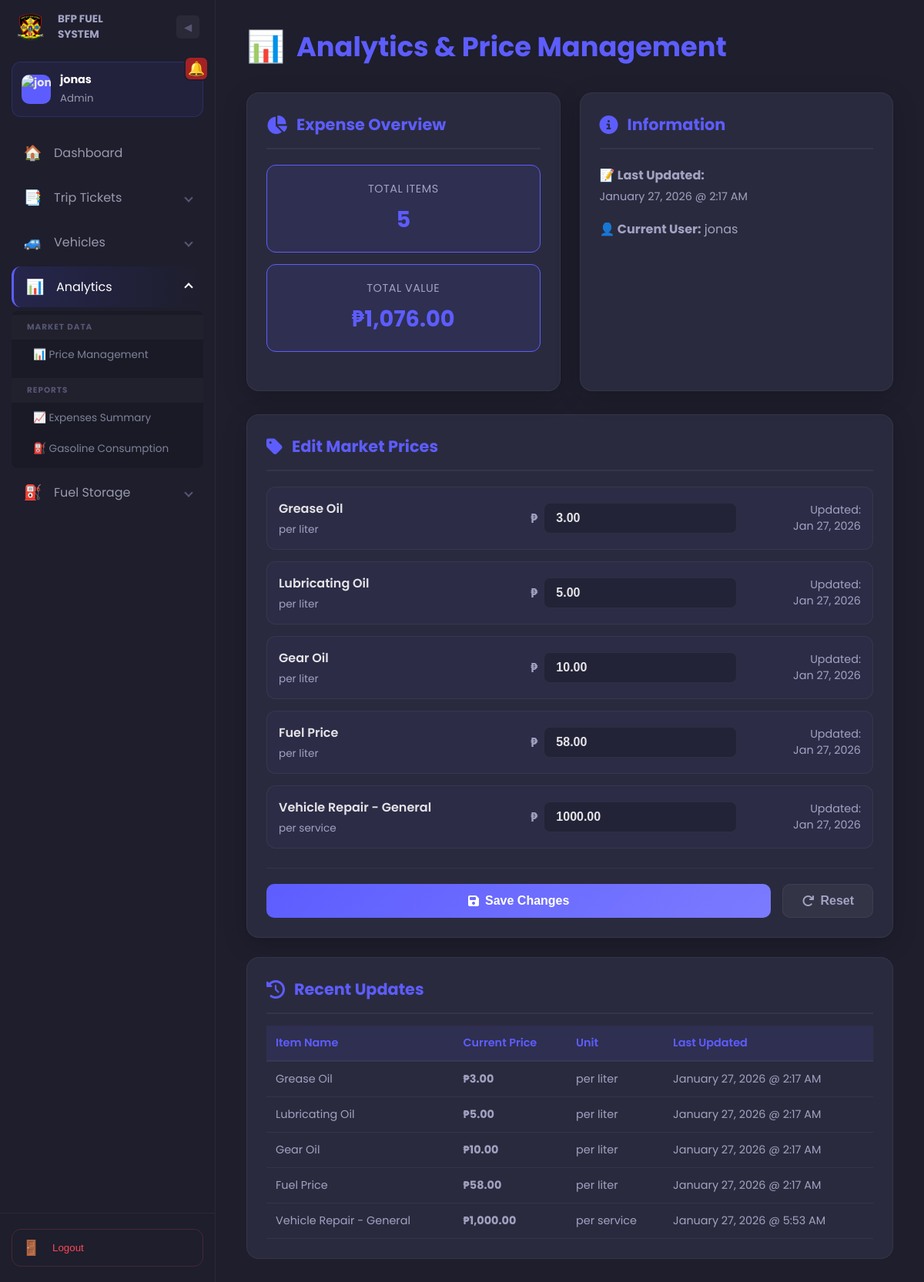
Screenshot of /Analytics_data.php (signed in) with the database file from the repository.
### tables this page shows
CREATE TABLE `price_data` (
  `id` int(11) NOT NULL,
  `item_name` varchar(100) NOT NULL,
  `price` decimal(10,2) NOT NULL,
  `unit` varchar(50) DEFAULT 'per unit',
  `last_updated` timestamp NOT NULL DEFAULT current_timestamp() ON UPDATE current_timestamp(),
  `updated_by` int(11) DEFAULT NULL
);

### Analytics_data.php (the view, shortened to what this page needs)
<?php
require_once 'db_connect.php';
$createTableSQL = "
CREATE TABLE IF NOT EXISTS price_data (
    id INT PRIMARY KEY AUTO_INCREMENT,
    item_name VARCHAR(100) NOT NULL UNIQUE,
    price DECIMAL(10, 2) NOT NULL,
    unit VARCHAR(50) DEFAULT 'per unit',
    last_updated TIMESTAMP DEFAULT CURRENT_TIMESTAMP ON UPDATE CURRENT_TIMESTAMP,
    updated_by INT,
    FOREIGN KEY (updated_by) REFERENCES users(id)
)
";
try {
    $pdo->exec($createTableSQL);
} catch (Exception $e) {
}
try {
    $pricesSQL = "SELECT * FROM price_data ORDER BY id ASC";
    $pricesStmt = $pdo->prepare($pricesSQL);
    $pricesStmt->execute();
    $prices = $pricesStmt->fetchAll(PDO::FETCH_ASSOC);
} catch (Exception $e) {
    $prices = [];
}
$totalExpenses = 0;
foreach ($prices as $item) {
    $totalExpenses += $item['price'];
}
?>
<!DOCTYPE html>
<html lang="en">
<head>
    <link rel="stylesheet" href="https://cdnjs.cloudflare.com/ajax/libs/font-awesome/6.4.0/css/all.min.css"/>
</head>
<body>
<div class="wrapper">
    <?php include("Components/sidebar.php"); ?>
    <main>
        <div class="container">
            <div class="page-header">
                <div class="page-title">
                    <span class="icon">📊</span>
                    <h1>Analytics & Price Management</h1>
                </div>
            </div>
            <form method="POST" id="pricesForm">
                <div class="content-grid">
                    <div class="card">
                        <div class="card-title">
                            <i class="fas fa-chart-pie"></i>
                            Expense Overview
                        </div>
                        <div class="stats-grid">
                            <div class="stat-box">
                                <div class="stat-label">Total Items</div>
                                <div class="stat-value"><?php echo count($prices); ?></div>
                            </div>
                            <div class="stat-box">
                                <div class="stat-label">Total Value</div>
                                <div class="stat-value">₱<?php echo number_format($totalExpenses, 2); ?></div>
                            </div>
                        </div>
                    </div>
                    <div class="card">
                        <div class="card-title">
                            <i class="fas fa-info-circle"></i>
                            Information
                        </div>
                        <div style="color: var(--text-secondary); line-height: 1.8;">
                            <p><strong>📝 Last Updated:</strong></p>
                            <p style="font-size: 0.9rem; margin-bottom: 15px;">
                                <?php
                                $lastUpdated = $prices[0]['last_updated'] ?? null;
                                echo $lastUpdated ? date('F d, Y @ g:i A', strtotime($lastUpdated)) : 'Never';
                                ?>
                            </p>
                            <p><strong>👤 Current User:</strong> <?php
                                $firstName = isset($_SESSION['first_name']) ? htmlspecialchars($_SESSION['first_name']) : '';
                                $lastName = isset($_SESSION['last_name']) ? htmlspecialchars($_SESSION['last_name']) : '';
                                $displayName = trim($firstName . ' ' . $lastName);
                                echo !empty($displayName) ? $displayName : htmlspecialchars($_SESSION['username'] ?? 'Unknown User');
                            ?></p>
                        </div>
                    </div>
                </div>
                <div class="card">
                    <div class="card-title">
                        <i class="fas fa-tag"></i>
                        Edit Market Prices
                    </div>
                    <?php if (!empty($prices)): ?>
                        <div class="price-list">
                            <?php foreach ($prices as $price): ?>
                                <div class="price-item">
                                    <div class="price-item-label">
                                        <span class="name"><?php echo htmlspecialchars($price['item_name']); ?></span>
                                        <span class="unit"><?php echo htmlspecialchars($price['unit']); ?></span>
                                    </div>
                                    <div class="price-input-group">
                                        <span class="price-currency">₱</span>
                                        <input
                                            type="number"
                                            name="price_<?php echo $price['id']; ?>"
                                            class="price-input"
                                            value="<?php echo number_format($price['price'], 2, '.', ''); ?>"
                                            step="0.01"
                                            min="0"
                                            placeholder="0.00"
                                        >
                                    </div>
                                    <div style="text-align: right; color: var(--text-secondary); font-size: 0.9rem;">
                                        Updated:<br><?php echo date('M d, Y', strtotime($price['last_updated'])); ?>
                                    </div>
                                </div>
                            <?php endforeach; ?>
                        </div>
                        <div class="form-actions">
                            <button type="submit" name="update_prices" class="btn btn-primary">
                                <i class="fas fa-save"></i> Save Changes
                            </button>
                            <button type="reset" class="btn btn-reset">
                                <i class="fas fa-redo"></i> Reset
                            </button>
                        </div>
                    <?php endif; ?>
                </div>
            </form>
            <div class="history-section">
                <div class="card-title" style="margin-bottom: 15px;">
                    <i class="fas fa-history"></i>
                    Recent Updates
                </div>
                <div style="overflow-x: auto;">
                    <table class="history-table">
                        <thead>
                            <tr>
                                <th>Item Name</th>
                                <th>Current Price</th>
                                <th>Unit</th>
                                <th>Last Updated</th>
                            </tr>
                        </thead>
                        <tbody>
                            <?php if (!empty($prices)): ?>
                                <?php foreach ($prices as $price): ?>
                                    <tr>
                                        <td><?php echo htmlspecialchars($price['item_name']); ?></td>
                                        <td><strong>₱<?php echo number_format($price['price'], 2); ?></strong></td>
                                        <td><?php echo htmlspecialchars($price['unit']); ?></td>
                                        <td><?php echo date('F d, Y @ g:i A', strtotime($price['last_updated'])); ?></td>
                                    </tr>
                                <?php endforeach; ?>
                            <?php else: ?>
                                <tr>
                                    <td colspan="4" style="text-align: center; color: var(--text-secondary);">No data available</td>
                                </tr>
                            <?php endif; ?>
                        </tbody>
                    </table>
                </div>
            </div>
        </div>
    </main>
</div>
</body>
</html>

### Analytics_data.php (style rules this page uses)
:root { --bfp-red: #B22222; --primary-color: #5d5dff; --sidebar-bg: #1e1e2d; --dark-bg: #0f0f18; --card-bg: #2a2a3e; --text-primary: #e4e4e7; --text-secondary: #a2a2c2; --border-color: rgba(255, 255, 255, 0.05); --success-color: #10b981; --warning-color: #f59e0b; --danger-color: #ef4444; --transition-speed: 0.3s; }
* { margin: 0; padding: 0; box-sizing: border-box; }
body { font-family: 'Poppins', 'Segoe UI', Arial, sans-serif; background-color: var(--dark-bg); color: var(--text-primary); display: flex; flex-direction: column; min-height: 100vh; }
.wrapper { display: flex; flex: 1; overflow: hidden; }
main { flex: 1; padding: 30px 40px; overflow-y: auto; background-color: var(--sidebar-bg); }
.container { max-width: 100%; margin: 0; padding: 0; }
.page-header { display: flex; align-items: center; justify-content: space-between; margin-bottom: 30px; gap: 20px; }
.page-title { display: flex; align-items: center; gap: 15px; }
.page-title h1 { font-size: 2.2rem; font-weight: 700; color: var(--primary-color); margin: 0; }
.page-title .icon { font-size: 2.5rem; }
.content-grid { display: grid; grid-template-columns: 1fr 1fr; gap: 25px; margin-bottom: 30px; }
.card { background: var(--card-bg); border: 1px solid var(--border-color); border-radius: 16px; padding: 25px; box-shadow: 0 8px 32px rgba(0, 0, 0, 0.2); transition: all var(--transition-speed); }
.card-title { display: flex; align-items: center; gap: 12px; font-size: 1.3rem; font-weight: 700; color: var(--primary-color); margin-bottom: 20px; padding-bottom: 15px; border-bottom: 2px solid var(--border-color); }
.card-title i { font-size: 1.5rem; }
.price-list { display: flex; flex-direction: column; gap: 15px; }
.price-item { display: grid; grid-template-columns: 2fr 1fr 1fr; gap: 15px; align-items: center; padding: 15px; background: rgba(93, 93, 255, 0.05); border: 1px solid var(--border-color); border-radius: 12px; transition: all var(--transition-speed); }
.price-item-label { display: flex; flex-direction: column; gap: 5px; }
.price-item-label .name { font-weight: 600; color: var(--text-primary); }
.price-item-label .unit { font-size: 0.85rem; color: var(--text-secondary); }
.price-input-group { display: flex; align-items: center; gap: 8px; }
.price-input { flex: 1; padding: 10px 15px; background: rgba(0, 0, 0, 0.2); border: 1px solid var(--border-color); border-radius: 8px; color: var(--text-primary); font-size: 1rem; font-weight: 600; transition: all var(--transition-speed); }
.price-currency { color: var(--text-secondary); font-weight: 600; min-width: 30px; text-align: right; }
.stats-grid { display: grid; grid-template-columns: repeat(auto-fit, minmax(200px, 1fr)); gap: 15px; margin-bottom: 25px; }
.stat-box { background: rgba(93, 93, 255, 0.1); border: 1px solid var(--primary-color); border-radius: 12px; padding: 20px; text-align: center; transition: all var(--transition-speed); }
.stat-label { font-size: 0.9rem; color: var(--text-secondary); margin-bottom: 8px; text-transform: uppercase; letter-spacing: 0.5px; }
.stat-value { font-size: 1.8rem; font-weight: 700; color: var(--primary-color); }
.form-actions { display: flex; gap: 15px; margin-top: 25px; padding-top: 20px; border-top: 1px solid var(--border-color); }
.btn { padding: 12px 24px; border: none; border-radius: 10px; font-size: 1rem; font-weight: 600; cursor: pointer; transition: all var(--transition-speed); display: flex; align-items: center; gap: 8px; justify-content: center; }
.btn-primary { background: linear-gradient(135deg, var(--primary-color) 0%, #7b7bff 100%); color: white; flex: 1; }
.btn-reset { background: rgba(255, 255, 255, 0.05); color: var(--text-secondary); border: 1px solid var(--border-color); }
.history-section { background: var(--card-bg); border: 1px solid var(--border-color); border-radius: 16px; padding: 25px; margin-top: 25px; }
.history-table { width: 100%; border-collapse: collapse; font-size: 0.9rem; }
.history-table th { padding: 12px; text-align: left; background: rgba(93, 93, 255, 0.1); color: var(--primary-color); font-weight: 600; border-bottom: 2px solid var(--border-color); }
.history-table td { padding: 12px; border-bottom: 1px solid var(--border-color); color: var(--text-secondary); }

### Components/Sidebar.php (style rules this page uses)
:root { --bfp-red: #B22222; --sidebar-bg: #1e1e2d; --active-gradient: linear-gradient(90deg, rgba(80, 80, 255, 0.15) 0%, rgba(80, 80, 255, 0) 100%); --sidebar-width: 280px; --sidebar-collapsed-width: 80px; --transition-speed: 0.4s; }

### rows the page displays
price_data: last_updated "January 27, 2026 @ 2:17 AM", item_name "Grease Oil", unit "per liter", id+price "3.00", last_updated "Jan 27, 2026", price "3.00"
price_data: item_name "Lubricating Oil", unit "per liter", id+price "5.00", last_updated "Jan 27, 2026", price "5.00", last_updated "January 27, 2026 @ 2:17 AM"
price_data: item_name "Gear Oil", unit "per liter", id+price "10.00", last_updated "Jan 27, 2026", price "10.00", last_updated "January 27, 2026 @ 2:17 AM"
price_data: item_name "Fuel Price", unit "per liter", id+price "58.00", last_updated "Jan 27, 2026", price "58.00", last_updated "January 27, 2026 @ 2:17 AM"
price_data: item_name "Vehicle Repair - General", unit "per service", id+price "1000.00", last_updated "Jan 27, 2026", price "1,000.00", last_updated "January 27, 2026 @ 5:53 AM"

### other values shown
$userName "jonas"
$userRole "Admin"
count($prices) "5"
$totalExpenses "1,076.00"
$_SESSION['username'] "jonas"
